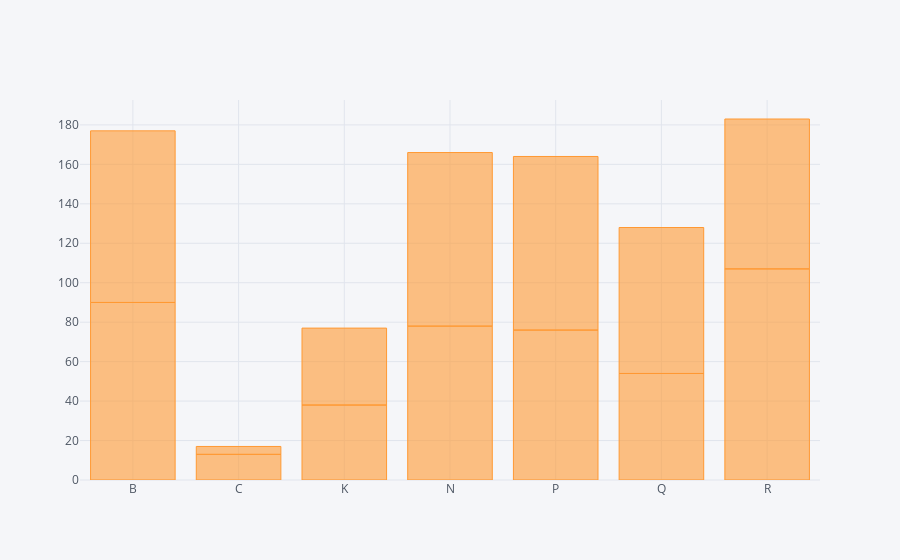

Notebook code for this chart:
### Code cell
# import cufflinks as cf
# import pandas as pd
# temp_df.groupby(["unit_type","type"]).sum()[["count"]].reset_index().iplot(kind="bar", x="unit_type", y="count")

### Figure 1 — Plotly figure (JSON) as saved in the notebook; plotly's stock layout.template omitted (floating-point values rounded to 4 significant figures)
{"data": [{"marker": {"color": "rgba(255, 153, 51, 0.6)", "line": {"color": "rgba(255, 153, 51, 1.0)", "width": 1}}, "name": "count", "orientation": "v", "text": "", "type": "bar", "uid": "c277be23-2a4a-4c62-bfa5-506df92e8b69", "x": ["B", "B", "C", "C", "K", "K", "N", "N", "P", "P", "Q", "Q", "R", "R"], "y": [90, 87, 13, 4, 38, 39, 78, 88, 76, 88, 54, 74, 107, 76]}], "layout": {"legend": {"bgcolor": "#F5F6F9", "font": {"color": "#4D5663"}}, "paper_bgcolor": "#F5F6F9", "plot_bgcolor": "#F5F6F9", "titlefont": {"color": "#4D5663"}, "xaxis": {"gridcolor": "#E1E5ED", "showgrid": true, "tickfont": {"color": "#4D5663"}, "title": "", "titlefont": {"color": "#4D5663"}, "zerolinecolor": "#E1E5ED"}, "yaxis": {"gridcolor": "#E1E5ED", "showgrid": true, "tickfont": {"color": "#4D5663"}, "title": "", "titlefont": {"color": "#4D5663"}, "zerolinecolor": "#E1E5ED"}}}
